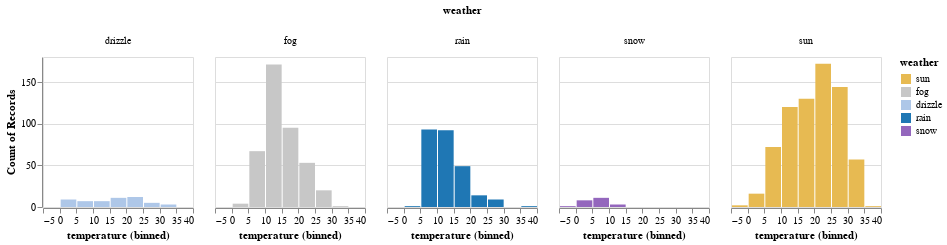

The code cell stored with this chart in its notebook:
### Markdown cell above
This is in fact a short cut for a `facet` composition method.

### Code cell
alt.Chart(df).mark_bar().encode(
  x=alt.X('temperature', bin=True), 
  y="count()", 
  color=alt.Color("weather", scale=alt.Scale(
    domain=["sun", "fog", "drizzle", "rain", "snow"],
    range=["#e7ba52", "#c7c7c7", "#aec7e8", "#1f77b4", "#9467bd"]
  ))
).properties(
  width=150,height=150
).facet(column="weather")

### Figure 1 — Vega-Lite specification as saved in the notebook (floating-point values rounded to 4 significant figures; data arrays with more than 128 entries replaced by an {"elided": "..."} marker saying what was removed)
{"$schema": "https://vega.github.io/schema/vega-lite/v2.6.0.json", "config": {"view": {"height": 300, "width": 400}}, "data": {"name": "data-d4a756336a072a66ce3177ae223f1a37"}, "datasets": {"data-d4a756336a072a66ce3177ae223f1a37": {"elided": "1461 records"}}, "facet": {"column": {"field": "weather", "type": "nominal"}}, "spec": {"encoding": {"color": {"field": "weather", "scale": {"domain": ["sun", "fog", "drizzle", "rain", "snow"], "range": ["#e7ba52", "#c7c7c7", "#aec7e8", "#1f77b4", "#9467bd"]}, "type": "nominal"}, "x": {"bin": true, "field": "temperature", "type": "quantitative"}, "y": {"aggregate": "count", "type": "quantitative"}}, "height": 150, "mark": "bar", "width": 150}}
